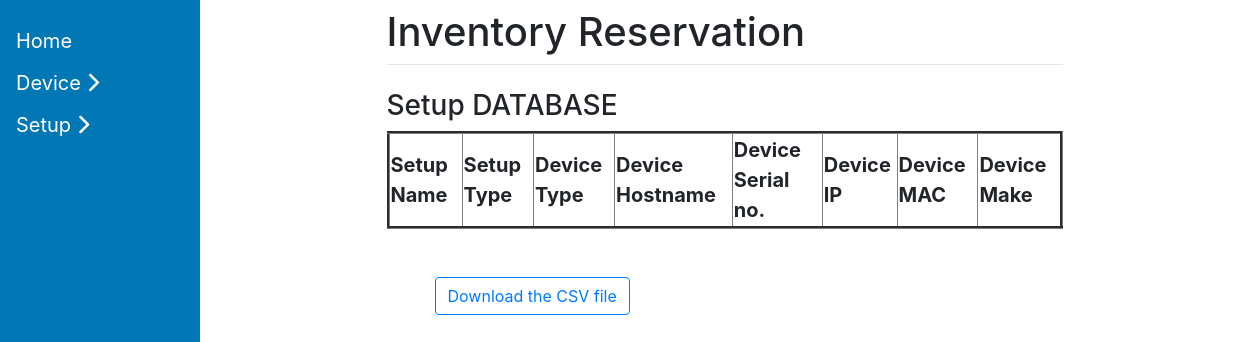
The page /view_setup/ on the database as committed earlier.
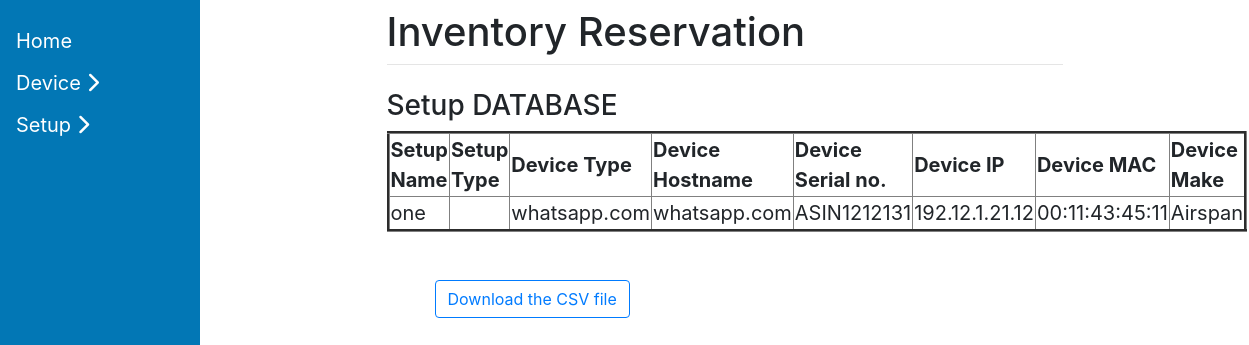
The same page on the database as committed later.
### ReservationTool/models.py (models this page shows, shortened)
class Setup(models.Model):
    setup_name = models.CharField(max_length=125 , null = True)
    device_type = models.ForeignKey(Device, on_delete=models.PROTECT )
    class Meta:
      db_table = "setups"

class Device(models.Model):
    hostname = models.CharField(max_length=125)
    serial_number  = models.CharField(max_length=125)
    ip = models.CharField(max_length=125)
    mac = models.CharField(max_length=125)
    device_type = models.CharField(max_length=125)
    make = models.CharField(max_length=125)
    def __str__(self):
      return self.hostname
    class Meta:
      db_table = "devices"

### ReservationTool/views.py (the view)
# urls.py: path("view_setup/", views.view_setup, name='view_setup'),
def view_setup(request):
    context = {}
    setup_entries = Setup.objects.all()
    context['setup_entries'] = setup_entries
    return render(request, 'view_setup.html', context)

### templates/view_setup.html (shortened to what this page needs)
{% extends 'base.html' %}
{% block content %}
<div class = "container" >
<div class = "row">
<table border="3px solid"  >
<h3> Setup DATABASE  <h3>
<tr>
<td><b>Setup Name</td>
<td><b>Setup Type</td>
<td><b>Device Type</td>
<td><b>Device Hostname</td>
<td><b>Device Serial no.</td>
<td><b>Device IP</td>
<td><b>Device MAC</td>
<td><b>Device Make</td>
</tr>
           {% for entry in setup_entries %}
      <tr>
     <td>{{ entry.setup_name }}</td>
     <td>{{ entry.setup_type }}</td>
    <td>{{ entry.device_type }}</td>
    <td>{{ entry.device_type.hostname }} </td>
    <td>{{ entry.device_type.serial_number }}</td>
    <td>{{ entry.device_type.ip }}</td>
    <td>{{ entry.device_type.mac }}</td>
    <td>{{ entry.device_type.make }}</td>
     </tr>
      {% endfor %}
    </table>
<div class="container">
    <div class="row p-5">
            <a href="/export/set-up" class="btn btn-outline-primary" role="button">Download the CSV file</a>
    </div>
</div>
{% endblock %}

### templates/base.html (shortened to what this page needs)
<!DOCTYPE html>
<html lang="en">
<head>
    <link rel="stylesheet" href="https://stackpath.bootstrapcdn.com/bootstrap/4.1.3/css/bootstrap.min.css">
</head>
<body>
  <div class="sidenav">
    <a href="/">Home</a>
    <button class="dropdown-btn">Device
    <i class="fa fa-chevron-right"></i>
  </button>
    <button class="dropdown-btn">Setup
    <i class="fas fa-chevron-right"></i>
  </button>
  </div>
  <div class="main">
    <div class="row justify-content-center">
      <div class="col-8">
        <h1 class="mt-2">Inventory Reservation</h1>
        <hr class="mt-0 mb-4">
        {% block content %}{% endblock %}
      </div>
    </div>
  </div>
  </div>
</body>
</html>

Rows that differ between the two databases and show on the page:
added Setup: setup_name "one", device_type "whatsapp.com", device_type.hostname "whatsapp.com", device_type.serial_number "ASIN1212131", device_type.ip "192.12.1.21.12", device_type.mac "00:11:43:45:11", device_type.make "Airspan"
